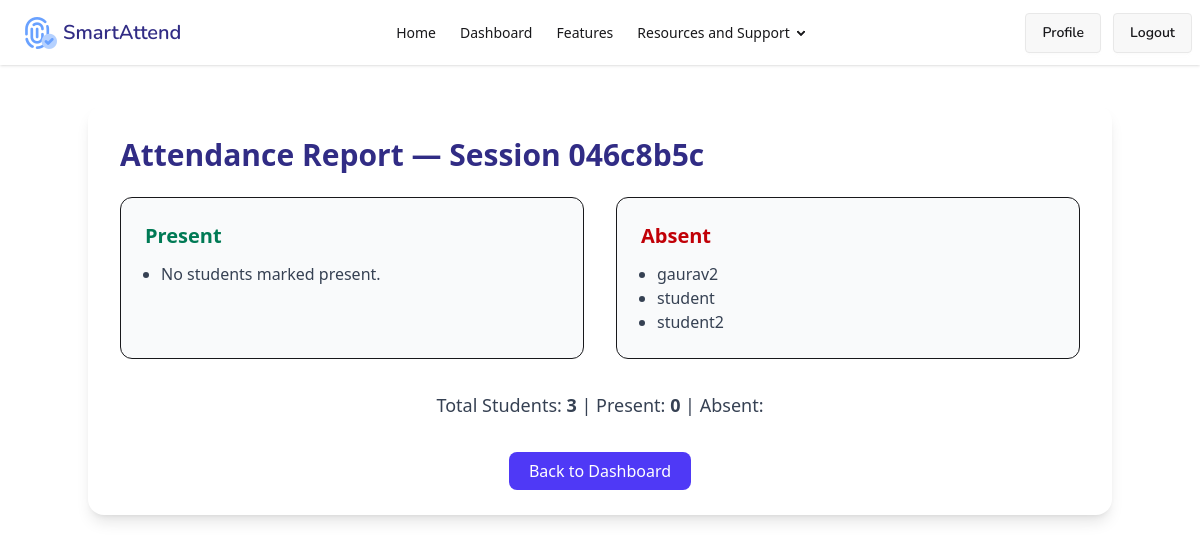
/reports/session/84/ (signed in), run on the app's committed database.
### attendance/models.py (models this page shows, shortened)
class ClassSession(models.Model):
    token = models.CharField(max_length=64, unique=True, default=generate_unique_token, editable=False)
    created_at = models.DateTimeField(auto_now_add=True)
    expires_at = models.DateTimeField()
    used_by = models.ManyToManyField('CustomUser', blank=True)
    teacher = models.ForeignKey(
        settings.AUTH_USER_MODEL,
        on_delete=models.CASCADE,
        related_name="sessions",
        null=True,
        blank=True
    )

class CustomUser(AbstractUser):
    ROLE_CHOICES = (
        ('student', 'Student'),
        ('teacher', 'Teacher'),
    )
    role = models.CharField(max_length=10, choices=ROLE_CHOICES)
    department = models.CharField(max_length=100, blank=True, null=True)
    roll_number = models.CharField(max_length=50, blank=True, null=True)
    subject = models.CharField(max_length=100, blank=True, null=True)

### attendance/decorators.py (the view)
        def wrapper(request, *args, **kwargs):
            if not request.user.is_authenticated:
                return redirect('login')
            if request.user.role not in allowed_roles:
                return HttpResponseForbidden("You are not allowed to access this page.")
            return view_func(request, *args, **kwargs)

### attendance/views.py (called while the page is built)
@login_required
@role_required(['teacher'])
def session_report(request, session_id):
    User = get_user_model()
    session = ClassSession.objects.get(id=session_id)
    students = User.objects.filter(role='student')
    attendance = Attendance.objects.filter(session=session)
    present_ids = attendance.values_list('student_id', flat=True)
    present_students = students.filter(id__in=present_ids)
    absent_students = students.exclude(id__in=present_ids)
    return render(request, "attendance/session_report.html", {
        "session": session,
        "present_students": present_students,
        "absent_students": absent_students,
        "attendance_count": present_students.count(),
        "total_students": students.count(),
    })

### attendance/templates/attendance/session_report.html
{% extends 'attendance/base.html' %}
{% block bodyblock %}
<div class="max-w-5xl mx-auto mt-10 bg-white p-8 rounded-2xl shadow-lg">
  <h2 class="text-3xl font-semibold text-indigo-900 mb-6">
    Attendance Report — Session {{ session.token|slice:":8" }}
  </h2>
  <div class="grid grid-cols-2 gap-8">
    <div class="p-6 rounded-xl bg-gray-50 border">
      <h3 class="text-xl font-semibold mb-3 text-emerald-700">Present</h3>
      <ul class="list-disc ml-4 text-gray-700">
        {% for s in present_students %}
          <li>{{ s.username }}</li>
        {% empty %}
          <li>No students marked present.</li>
        {% endfor %}
      </ul>
    </div>
    <div class="p-6 rounded-xl bg-gray-50 border">
      <h3 class="text-xl font-semibold mb-3 text-red-700">Absent</h3>
      <ul class="list-disc ml-4 text-gray-700">
        {% for s in absent_students %}
          <li>{{ s.username }}</li>
        {% empty %}
          <li>No absent students.</li>
        {% endfor %}
      </ul>
    </div>
  </div>
  <div class="mt-8 text-center">
    <p class="text-gray-700 text-lg">
      Total Students: <strong>{{ total_students }}</strong> |
      Present: <strong>{{ attendance_count }}</strong> |
      Absent: <strong>{{ total_students|add:"- attendance_count" }}</strong>
    </p>
  </div>
  <div class="mt-10 text-center">
    <a href="{% url 'app-dashboard' %}" class="px-5 py-2 bg-indigo-600 text-white rounded-lg">
      Back to Dashboard
    </a>
  </div>
</div>
{% endblock %}

### data on the page
ClassSession: token "046c8b5c"
CustomUser: username "gaurav2"
CustomUser: username "student"
CustomUser: username "student2"

### other printed values
{{ total_students }} "3"
{{ attendance_count }} "0"
